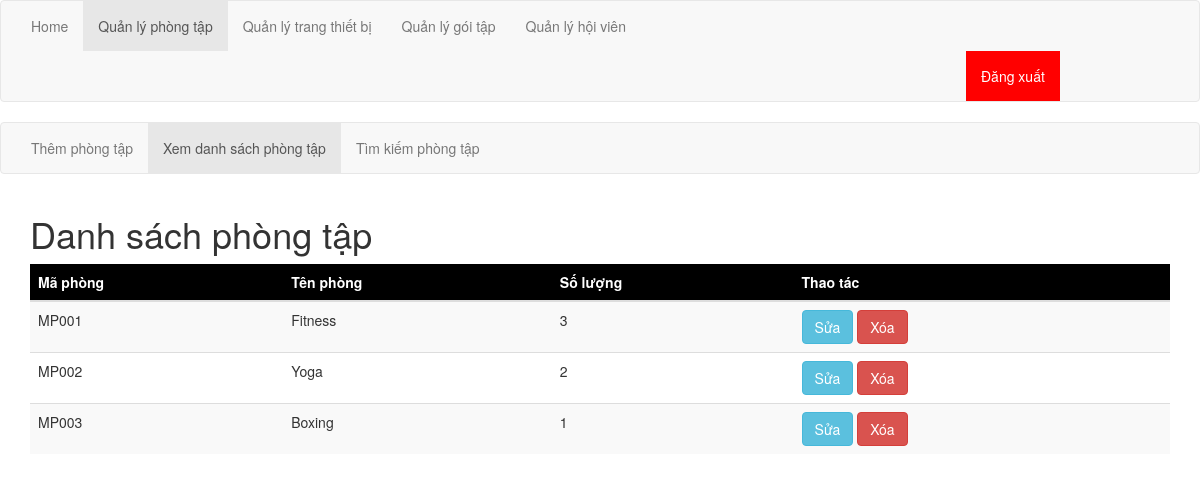
The page /php/quanLyPhongTap/viewPhongTapStaff.php on the database its author committed.
### tables this page shows
CREATE TABLE `phongtap` (
  `id` bigint(20) NOT NULL,
  `maphong` varchar(20) NOT NULL,
  `tenphong` varchar(20) NOT NULL,
  `soluong` int(11) NOT NULL
);

### php/quanLyPhongTap/viewPhongTapStaff.php (the view, shortened to what this page needs)
<!DOCTYPE html>
<html lang="en">
    <head>
        <link rel="stylesheet" href="https://maxcdn.bootstrapcdn.com/bootstrap/3.4.1/css/bootstrap.min.css">
    </head>
<body>
    <nav class="navbar navbar-default">
        <div class="container-fluid">
          <ul class="nav navbar-nav">
            <li ><a href="../../html/staff/home.html">Home</a></li>
            <li class="active"><a href="../../html/staff/quanLyPhongTap.html">Quản lý phòng tập</a></li>
            <li><a href="../../html/staff/quanLyTrangThietBi.html">Quản lý trang thiết bị</a></li>
            <li><a href="../../html/staff/quanLyGoiTap.html">Quản lý gói tập</a></li>
            <li><a href="../../html/staff/quanLyHoiVien.html">Quản lý hội viên</a></li>
            <li>
              <a style="text-align: right; background-color: red;color: white;margin-left: 950px;" onclick="return confirm('Bạn có muốn đăng xuất không?')" href="../../html/dangNhap.html"  >Đăng xuất</a>
            </li>
          </ul>
        </div>
      </nav>
      <nav class="navbar navbar-default">
        <div class="container-fluid">
          <ul class="nav navbar-nav">
            <li><a href="../../html/staff/quanLyPhongTap/addPhongTap.html">Thêm phòng tập</a></li>
            <li class="active"><a href="viewPhongTapStaff.php">Xem danh sách phòng tập</a></li>
            <li><a href="../../html/staff/quanLyPhongTap/searchPhongTap.html">Tìm kiếm phòng tập</a></li>
          </ul>
        </div>
      </nav>
      <div class="container">
        <h1>Danh sách phòng tập</h1>
            <table class="table table-striped">
                <thead class="thead-style">
                <tr>
                    <th>Mã phòng</th>
                    <th>Tên phòng</th>
                    <th>Số lượng</th>
                    <th>Thao tác</th>
                </tr>
                </thead>
                <tbody>
                <?php
                    require_once '../connect.php';
                    $view_sql="SELECT * FROM phongtap";
                    $result = mysqli_query($conn, $view_sql);
                    while ($r = mysqli_fetch_assoc($result))
                    {
                        ?>
                        <tr>
                            <td><?php echo $r['maphong'] ?></td>
                            <td><?php echo $r['tenphong'] ?></td>
                            <td><?php echo $r['soluong'] ?></td>
                            <td><a href="editPhongTapStaff.php?sid=<?php echo $r['id'] ?>" class="btn btn-info">Sửa</a>
                             <a onclick="return confirm('Bạn có muốn xóa phòng tập này không?')" href="deletePhongTapStaff.php?sid=<?php echo $r['id'] ?>" class="btn btn-danger">Xóa</a></td>
                        </tr>
                        <?php
                    }
                ?>
                </tbody>
            </table>
    </div>
</body>
</html>

### php/quanLyPhongTap/viewPhongTapStaff.php (style rules this page uses)
.thead-style { background-color: black; color: white; }

### rows shown on the page
phongtap: maphong "MP001", tenphong "Fitness", soluong "3"
phongtap: maphong "MP002", tenphong "Yoga", soluong "2"
phongtap: maphong "MP003", tenphong "Boxing", soluong "1"
